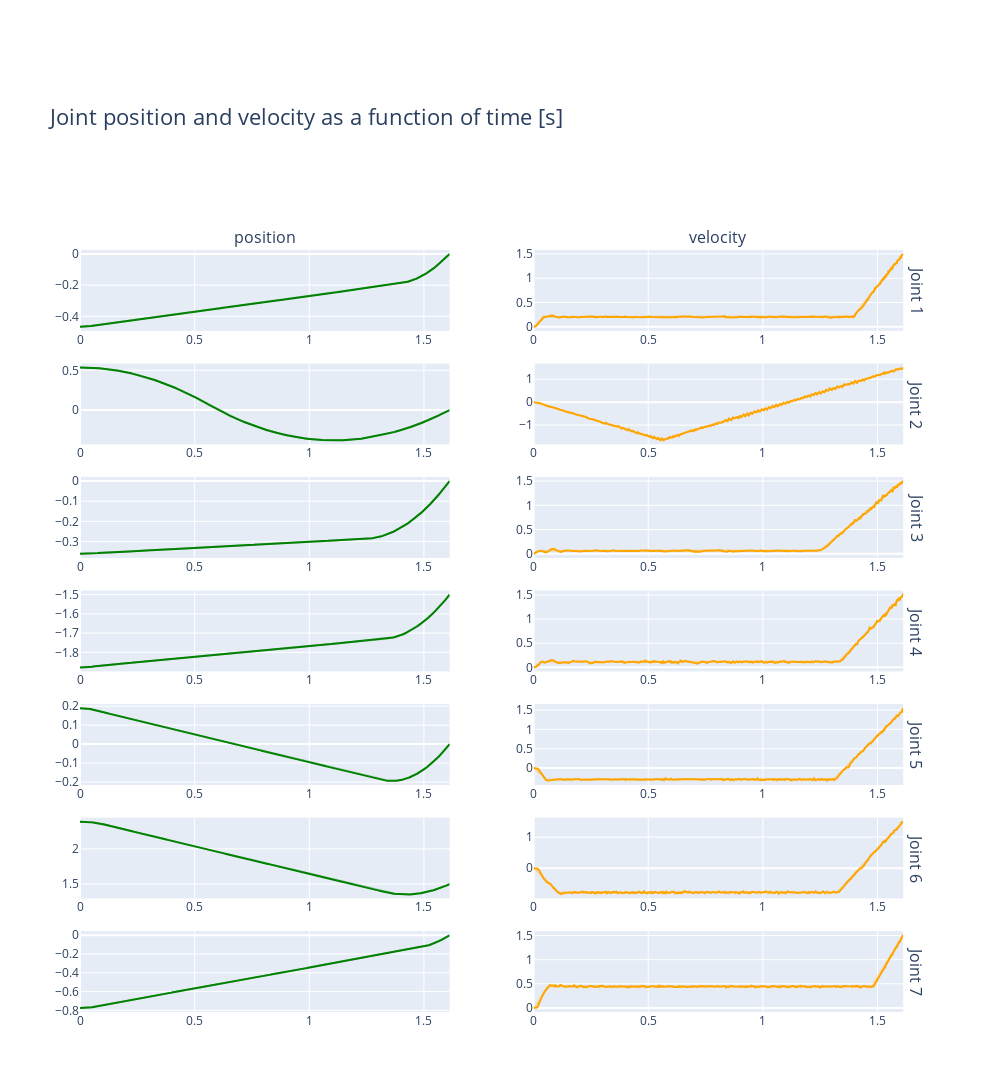

Write notebook code for a chart like this one.
### Code cell
fig = make_subplots(rows=7, cols=2, column_titles=["position", "velocity"],
                                         row_titles=["Joint 1", "Joint 2", "Joint 3", "Joint 4", "Joint 5", "Joint 6", "Joint 7"])
fig.update_xaxes(matches='x')
for i in range(7):
        
        # Plot position
        fig.add_trace(
        go.Scatter(x=time, y=position[i,:], line_color="green", showlegend=False),
        row=i+1, col=1 )

        fig.add_trace(
        go.Scatter(x=time, y=position_target[i,:], line_color="green", opacity=0.3, showlegend=False),
        row=i+1, col=1 )

        # Plot velocity
        fig.add_trace(
        go.Scatter(x=time, y=velocity[i,:], line_color="orange", showlegend=False),
        row=i+1, col=2 )

        fig.add_trace(
        go.Scatter(x=time, y=velocity_target[i,:], line_color="orange", opacity=0.3, showlegend=False),
        row=i+1, col=2 )

fig.update_layout(height=2000, width=1000, 
                title_text="Joint position and velocity as a function of time [s]",
                title_font_size=22,
                margin=dict(t=250)
                )
# fig.update(layout_showlegend=False)
fig.show()
fig.write_html("/home/lasa/Desktop/torque_control_throwing.html")


np.set_printoptions(suppress=True, precision=3)
print("---- Final error -----")
print("Position: ")
print(1000*(position[:,-1]-position_target[:,-1]))
print(1000*np.linalg.norm(position[:,-1]-position_target[:,-1]))

print("Velocity: ")
print(1000*(velocity[:,-1]-velocity_target[:,-1]))
print(1000*np.linalg.norm(velocity[:,-1]-velocity_target[:,-1]))

### Figure 1 — Plotly figure (JSON) as saved in the notebook; plotly's stock layout.template omitted (floating-point values rounded to 4 significant figures; data arrays with more than 128 entries replaced by an {"elided": "..."} marker saying what was removed)
{"data": [{"line": {"color": "green"}, "showlegend": false, "type": "scatter", "x": {"elided": "1598 float values"}, "xaxis": "x", "y": {"elided": "1598 float values"}, "yaxis": "y"}, {"line": {"color": "green"}, "opacity": 0.3, "showlegend": false, "type": "scatter", "x": {"elided": "1598 float values"}, "xaxis": "x", "y": {"elided": "1598 float values"}, "yaxis": "y"}, {"line": {"color": "orange"}, "showlegend": false, "type": "scatter", "x": {"elided": "1598 float values"}, "xaxis": "x2", "y": {"elided": "1598 float values"}, "yaxis": "y2"}, {"line": {"color": "orange"}, "opacity": 0.3, "showlegend": false, "type": "scatter", "x": {"elided": "1598 float values"}, "xaxis": "x2", "y": {"elided": "1598 float values"}, "yaxis": "y2"}, {"line": {"color": "green"}, "showlegend": false, "type": "scatter", "x": {"elided": "1598 float values"}, "xaxis": "x3", "y": {"elided": "1598 float values"}, "yaxis": "y3"}, {"line": {"color": "green"}, "opacity": 0.3, "showlegend": false, "type": "scatter", "x": {"elided": "1598 float values"}, "xaxis": "x3", "y": {"elided": "1598 float values"}, "yaxis": "y3"}, {"line": {"color": "orange"}, "showlegend": false, "type": "scatter", "x": {"elided": "1598 float values"}, "xaxis": "x4", "y": {"elided": "1598 float values"}, "yaxis": "y4"}, {"line": {"color": "orange"}, "opacity": 0.3, "showlegend": false, "type": "scatter", "x": {"elided": "1598 float values"}, "xaxis": "x4", "y": {"elided": "1598 float values"}, "yaxis": "y4"}, {"line": {"color": "green"}, "showlegend": false, "type": "scatter", "x": {"elided": "1598 float values"}, "xaxis": "x5", "y": {"elided": "1598 float values"}, "yaxis": "y5"}, {"line": {"color": "green"}, "opacity": 0.3, "showlegend": false, "type": "scatter", "x": {"elided": "1598 float values"}, "xaxis": "x5", "y": {"elided": "1598 float values"}, "yaxis": "y5"}, {"line": {"color": "orange"}, "showlegend": false, "type": "scatter", "x": {"elided": "1598 float values"}, "xaxis": "x6", "y": {"elided": "1598 float values"}, "yaxis": "y6"}, {"line": {"color": "orange"}, "opacity": 0.3, "showlegend": false, "type": "scatter", "x": {"elided": "1598 float values"}, "xaxis": "x6", "y": {"elided": "1598 float values"}, "yaxis": "y6"}, {"line": {"color": "green"}, "showlegend": false, "type": "scatter", "x": {"elided": "1598 float values"}, "xaxis": "x7", "y": {"elided": "1598 float values"}, "yaxis": "y7"}, {"line": {"color": "green"}, "opacity": 0.3, "showlegend": false, "type": "scatter", "x": {"elided": "1598 float values"}, "xaxis": "x7", "y": {"elided": "1598 float values"}, "yaxis": "y7"}, {"line": {"color": "orange"}, "showlegend": false, "type": "scatter", "x": {"elided": "1598 float values"}, "xaxis": "x8", "y": {"elided": "1598 float values"}, "yaxis": "y8"}, {"line": {"color": "orange"}, "opacity": 0.3, "showlegend": false, "type": "scatter", "x": {"elided": "1598 float values"}, "xaxis": "x8", "y": {"elided": "1598 float values"}, "yaxis": "y8"}, {"line": {"color": "green"}, "showlegend": false, "type": "scatter", "x": {"elided": "1598 float values"}, "xaxis": "x9", "y": {"elided": "1598 float values"}, "yaxis": "y9"}, {"line": {"color": "green"}, "opacity": 0.3, "showlegend": false, "type": "scatter", "x": {"elided": "1598 float values"}, "xaxis": "x9", "y": {"elided": "1598 float values"}, "yaxis": "y9"}, {"line": {"color": "orange"}, "showlegend": false, "type": "scatter", "x": {"elided": "1598 float values"}, "xaxis": "x10", "y": {"elided": "1598 float values"}, "yaxis": "y10"}, {"line": {"color": "orange"}, "opacity": 0.3, "showlegend": false, "type": "scatter", "x": {"elided": "1598 float values"}, "xaxis": "x10", "y": {"elided": "1598 float values"}, "yaxis": "y10"}, {"line": {"color": "green"}, "showlegend": false, "type": "scatter", "x": {"elided": "1598 float values"}, "xaxis": "x11", "y": {"elided": "1598 float values"}, "yaxis": "y11"}, {"line": {"color": "green"}, "opacity": 0.3, "showlegend": false, "type": "scatter", "x": {"elided": "1598 float values"}, "xaxis": "x11", "y": {"elided": "1598 float values"}, "yaxis": "y11"}, {"line": {"color": "orange"}, "showlegend": false, "type": "scatter", "x": {"elided": "1598 float values"}, "xaxis": "x12", "y": {"elided": "1598 float values"}, "yaxis": "y12"}, {"line": {"color": "orange"}, "opacity": 0.3, "showlegend": false, "type": "scatter", "x": {"elided": "1598 float values"}, "xaxis": "x12", "y": {"elided": "1598 float values"}, "yaxis": "y12"}, {"line": {"color": "green"}, "showlegend": false, "type": "scatter", "x": {"elided": "1598 float values"}, "xaxis": "x13", "y": {"elided": "1598 float values"}, "yaxis": "y13"}, {"line": {"color": "green"}, "opacity": 0.3, "showlegend": false, "type": "scatter", "x": {"elided": "1598 float values"}, "xaxis": "x13", "y": {"elided": "1598 float values"}, "yaxis": "y13"}, {"line": {"color": "orange"}, "showlegend": false, "type": "scatter", "x": {"elided": "1598 float values"}, "xaxis": "x14", "y": {"elided": "1598 float values"}, "yaxis": "y14"}, {"line": {"color": "orange"}, "opacity": 0.3, "showlegend": false, "type": "scatter", "x": {"elided": "1598 float values"}, "xaxis": "x14", "y": {"elided": "1598 float values"}, "yaxis": "y14"}], "layout": {"annotations": [{"font": {"size": 16}, "showarrow": false, "text": "position", "x": 0.22, "xanchor": "center", "xref": "paper", "y": 1, "yanchor": "bottom", "yref": "paper"}, {"font": {"size": 16}, "showarrow": false, "text": "velocity", "x": 0.76, "xanchor": "center", "xref": "paper", "y": 1, "yanchor": "bottom", "yref": "paper"}, {"font": {"size": 16}, "showarrow": false, "text": "Joint 1", "textangle": 90, "x": 0.98, "xanchor": "left", "xref": "paper", "y": 0.9469, "yanchor": "middle", "yref": "paper"}, {"font": {"size": 16}, "showarrow": false, "text": "Joint 2", "textangle": 90, "x": 0.98, "xanchor": "left", "xref": "paper", "y": 0.798, "yanchor": "middle", "yref": "paper"}, {"font": {"size": 16}, "showarrow": false, "text": "Joint 3", "textangle": 90, "x": 0.98, "xanchor": "left", "xref": "paper", "y": 0.649, "yanchor": "middle", "yref": "paper"}, {"font": {"size": 16}, "showarrow": false, "text": "Joint 4", "textangle": 90, "x": 0.98, "xanchor": "left", "xref": "paper", "y": 0.5, "yanchor": "middle", "yref": "paper"}, {"font": {"size": 16}, "showarrow": false, "text": "Joint 5", "textangle": 90, "x": 0.98, "xanchor": "left", "xref": "paper", "y": 0.351, "yanchor": "middle", "yref": "paper"}, {"font": {"size": 16}, "showarrow": false, "text": "Joint 6", "textangle": 90, "x": 0.98, "xanchor": "left", "xref": "paper", "y": 0.202, "yanchor": "middle", "yref": "paper"}, {"font": {"size": 16}, "showarrow": false, "text": "Joint 7", "textangle": 90, "x": 0.98, "xanchor": "left", "xref": "paper", "y": 0.05306, "yanchor": "middle", "yref": "paper"}], "height": 2000, "margin": {"t": 250}, "title": {"font": {"size": 22}, "text": "Joint position and velocity as a function of time [s]"}, "width": 1000, "xaxis": {"anchor": "y", "domain": [0, 0.44], "matches": "x"}, "xaxis10": {"anchor": "y10", "domain": [0.54, 0.98], "matches": "x"}, "xaxis11": {"anchor": "y11", "domain": [0, 0.44], "matches": "x"}, "xaxis12": {"anchor": "y12", "domain": [0.54, 0.98], "matches": "x"}, "xaxis13": {"anchor": "y13", "domain": [0, 0.44], "matches": "x"}, "xaxis14": {"anchor": "y14", "domain": [0.54, 0.98], "matches": "x"}, "xaxis2": {"anchor": "y2", "domain": [0.54, 0.98], "matches": "x"}, "xaxis3": {"anchor": "y3", "domain": [0, 0.44], "matches": "x"}, "xaxis4": {"anchor": "y4", "domain": [0.54, 0.98], "matches": "x"}, "xaxis5": {"anchor": "y5", "domain": [0, 0.44], "matches": "x"}, "xaxis6": {"anchor": "y6", "domain": [0.54, 0.98], "matches": "x"}, "xaxis7": {"anchor": "y7", "domain": [0, 0.44], "matches": "x"}, "xaxis8": {"anchor": "y8", "domain": [0.54, 0.98], "matches": "x"}, "xaxis9": {"anchor": "y9", "domain": [0, 0.44], "matches": "x"}, "yaxis": {"anchor": "x", "domain": [0.8939, 1]}, "yaxis10": {"anchor": "x10", "domain": [0.298, 0.4041]}, "yaxis11": {"anchor": "x11", "domain": [0.149, 0.2551]}, "yaxis12": {"anchor": "x12", "domain": [0.149, 0.2551]}, "yaxis13": {"anchor": "x13", "domain": [0, 0.1061]}, "yaxis14": {"anchor": "x14", "domain": [0, 0.1061]}, "yaxis2": {"anchor": "x2", "domain": [0.8939, 1]}, "yaxis3": {"anchor": "x3", "domain": [0.7449, 0.851]}, "yaxis4": {"anchor": "x4", "domain": [0.7449, 0.851]}, "yaxis5": {"anchor": "x5", "domain": [0.5959, 0.702]}, "yaxis6": {"anchor": "x6", "domain": [0.5959, 0.702]}, "yaxis7": {"anchor": "x7", "domain": [0.4469, 0.5531]}, "yaxis8": {"anchor": "x8", "domain": [0.4469, 0.5531]}, "yaxis9": {"anchor": "x9", "domain": [0.298, 0.4041]}}}
